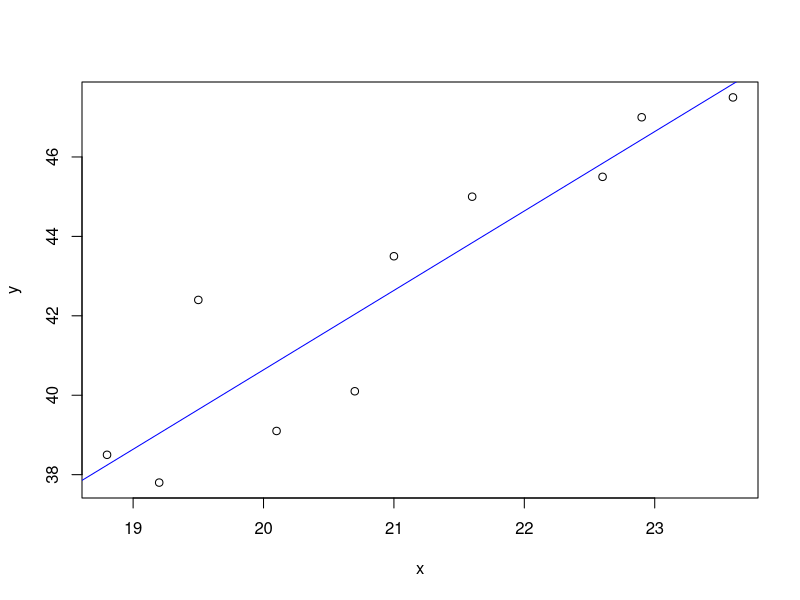

Write R code to recreate this figure.
#df = c(56, 48, 78, 81, 86, 71, 72, 88, 46, 47, 89, 58, 43, 79, 48, 41)
#boxplot(df)
#sort(df)

x = c(19.2,18.8,20.1,20.7,19.5,21.0,22.6,21.6,22.9,23.6)
y = c(37.8,38.5,39.1,40.1,42.4,43.5,45.5,45.0,47.0,47.5)
df = data.frame(x, y)
summary(df)
plot(df)

fit = lm(y ~ x)
abline(fit, col="blue")
summary(fit)


# 以下、自分で計算してみる
x_mean = mean(x)
residuals(fit)  # 残差
coef(fit)  # 決定係数
s = sum((x - x_mean)^2)  # 偏差平方和
dev = deviance(fit) # 残差平方和
s2 = dev / (length(x) - 1 - 1)  # 残差の自由度　データ数 - 1 - 説明変数の数
s2  # シグマ2乗

t = 2 / sqrt(s2 / s)
t
# t分布表より5%有効を考えると-2.306 < t < 2.306であるため、帰無仮設は棄却域にある
